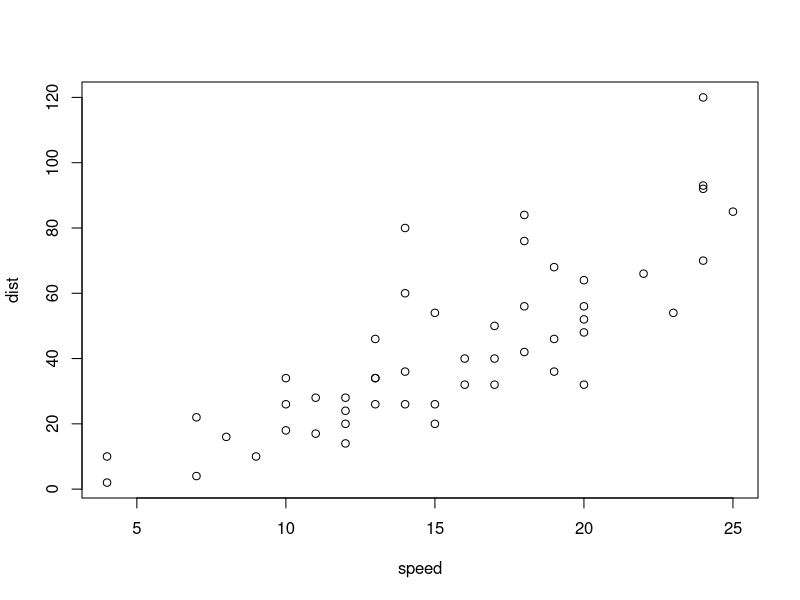
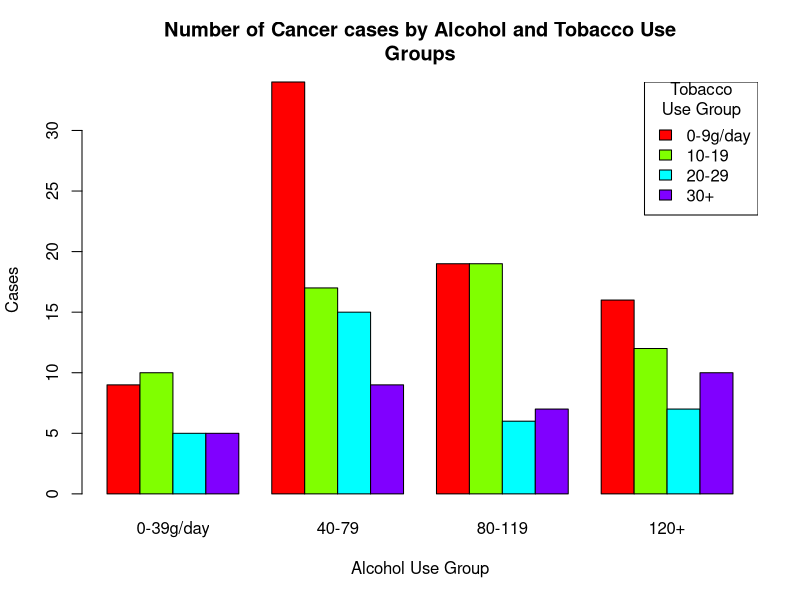
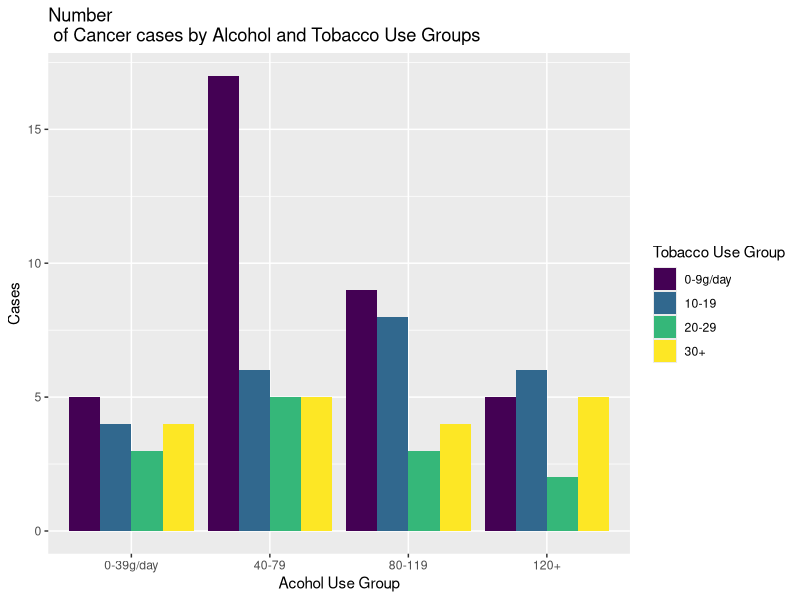
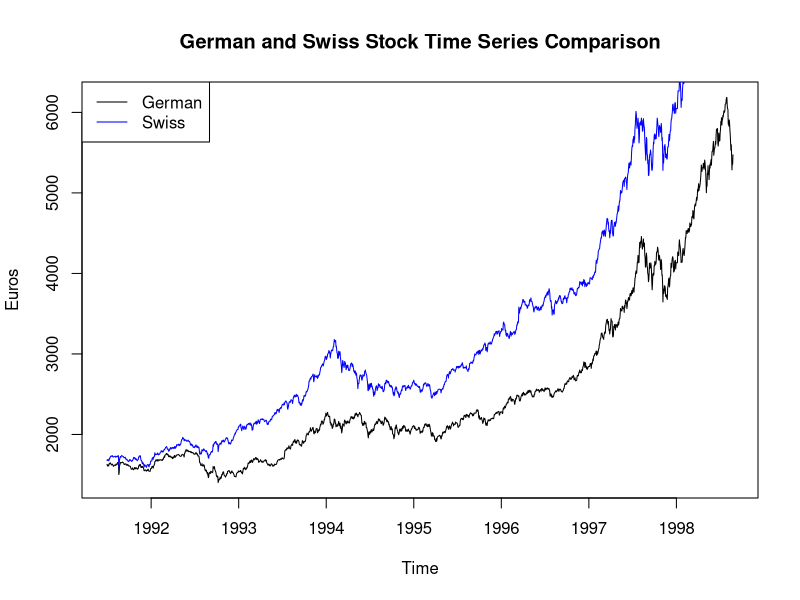
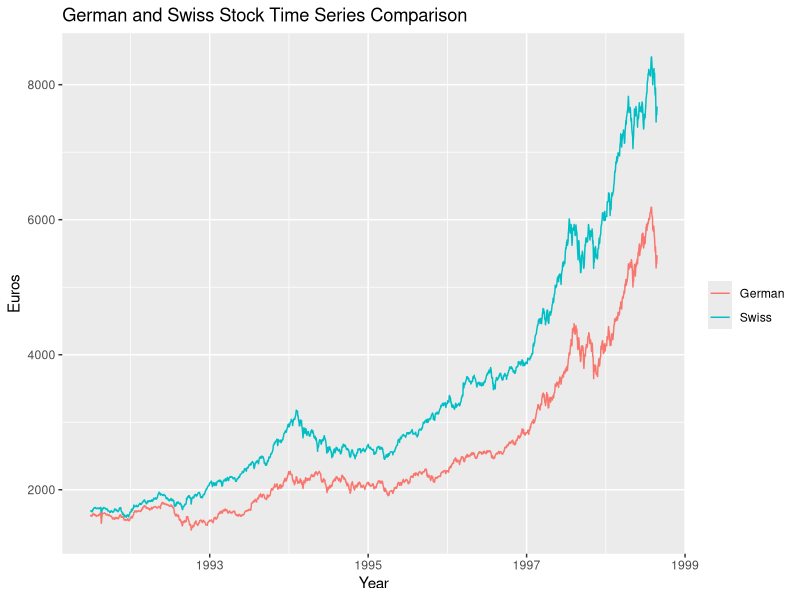

Write the R code that produced these figures, in order.
## ---- chunk 1
summary(cars)
## ---- chunk 2
plot(cars)
## ---- chunk 3
summary(esoph)
## ---- chunk 4
#data(list=esoph)
barplot(xtabs(esoph$ncases~esoph$tobg+esoph$alcgp),beside=TRUE,col=rainbow(4)
,
main="Number of Cancer cases by Alcohol and Tobacco Use
Groups",xlab="Alcohol Use Group",ylab="Cases")
legend("topright",legend=levels(esoph$tobgp),fill=rainbow(4),title="Tobacco
Use Group")
## ---- chunk 5
library(ggplot2)
ggplot(esoph,aes(x=alcgp,y=ncases,fill=tobgp))+
geom_bar(position="dodge",stat="identity")+
labs(fill="Tobacco Use Group",x="Acohol Use Group",y="Cases",title="Number
 of Cancer cases by Alcohol and Tobacco Use Groups")

## ---- chunk 6
summary(EuStockMarkets)
## ---- chunk 7
EUst <- EuStockMarkets
plot(EUst[,1],
    ylab="Euros",
    main="German and Swiss Stock Time Series Comparison")
lines(EUst[,2],col="Blue")
legend("topleft",legend=c("German","Swiss"),col=c("Black","Blue"),lty=1)

## ---- chunk 8
df <- data.frame(Year = as.double(time(EUst)),
                 German=as.double(EUst[,1]),
                 Swiss = as.double(EUst[,2]))
ggplot(df,aes(x=Year))+
    geom_line(aes(y=df$Swiss,col="Swiss"))+
    geom_line(aes(y=df$German,col="German"))+
    labs(color="",y="Euros",title="German and Swiss Stock Time Series Comparison")
## ---- chunk 9
?plot
## ---- chunk 10
?`ggplot2-package`
